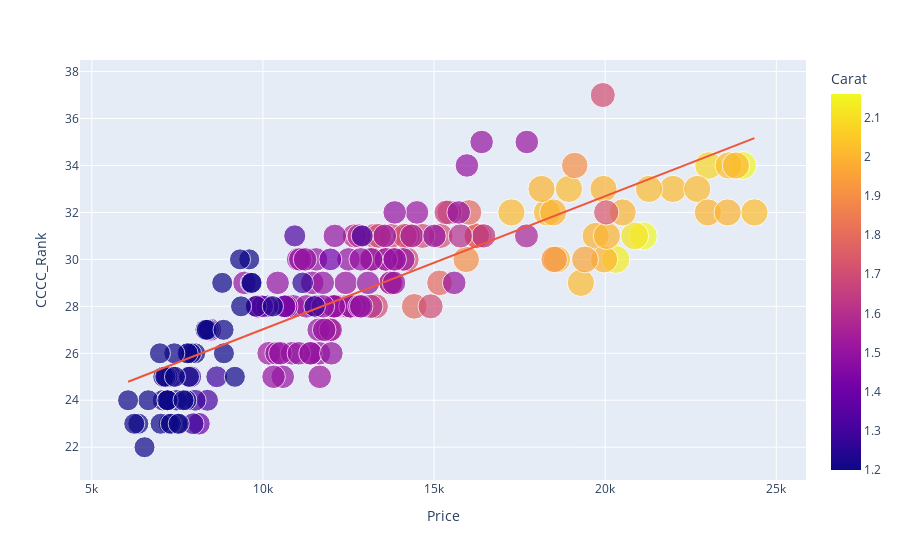
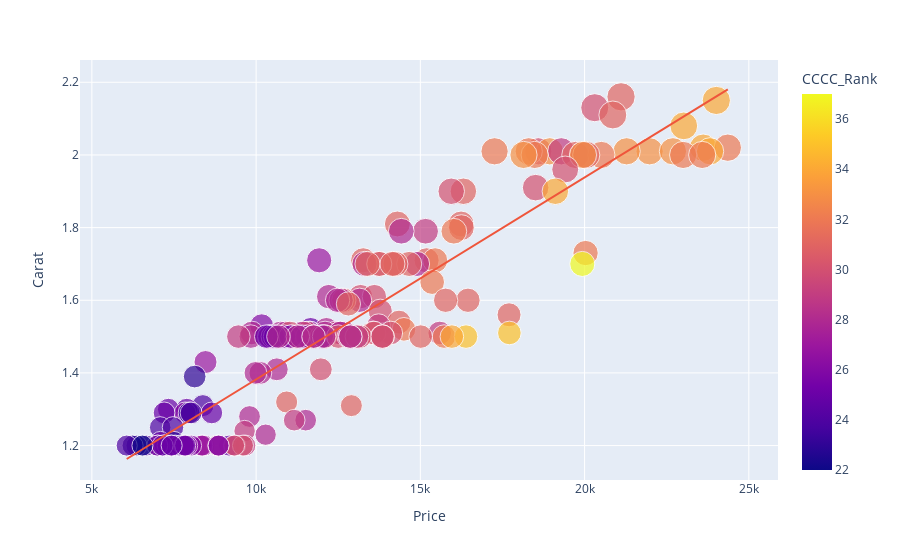

Here is the notebook cell these charts were saved with, in order:
### Code cell
#better diamonds list
import pandas as pd
from bs4 import BeautifulSoup as bs4
import urllib.request
import html5lib
from tabulate import tabulate
import requests
import seaborn as sns
import matplotlib.pyplot as plt
import plotly.express as px
import numpy as np
import statsmodels.api as sm

df2 = pd.read_csv('diamonds_all.csv')

def rank_func(df2):
    if df2['Cut'] == 'Fair':
        return '1'
    elif df2['Cut'] =='Good':
        return '2'
    elif df2['Cut'] =='Very Good':
        return '3'
    elif df2['Cut'] =='Ideal':
        return '4'
    elif df2['Cut'] =='Super Ideal':
        return '5'
    else:
        return '0'

df2['Cut_Rank'] = df2.apply(rank_func, axis=1)

def color_func(df2):
    if df2['Color'] == 'J':
        return '1'
    elif df2['Color'] =='I':
        return '2'
    elif df2['Color'] =='H':
        return '3'
    elif df2['Color'] =='G':
        return '4'
    elif df2['Color'] =='F':
        return '5'
    elif df2['Color'] =='E':
        return '6'
    elif df2['Color'] =='D':
        return '7'
    else:
        return '0'

df2['Color_Rank'] = df2.apply(color_func, axis=1)

def clarity_func(df2):
    if df2['Clarity'] == 'SI2':
        return '1'
    elif df2['Clarity'] =='SI1':
        return '2'
    elif df2['Clarity'] =='VS2':
        return '3'
    elif df2['Clarity'] =='VS1':
        return '4'
    elif df2['Clarity'] =='VVS2':
        return '5'
    elif df2['Clarity'] =='VVS1':
        return '6'
    elif df2['Clarity'] =='IF':
        return '7'
    elif df2['Clarity'] =='FL':
        return '8'
    else:
        return '0'

df2['Clarity_Rank'] = df2.apply(clarity_func, axis=1)

def carat_func(df2):
    if df2['Carat'] >= 1.9:
        return '19'
    elif df2['Carat'] >= 1.8 <= 1.89:
        return '18'
    elif df2['Carat'] >= 1.7 <= 1.87:
        return '17'
    elif df2['Carat'] >= 1.6 <= 1.69:
        return '16'
    elif df2['Carat'] >= 1.5 <= 1.59:
        return '15'
    elif df2['Carat'] >= 1.4 <= 1.49:
        return '14'
    elif df2['Carat'] >= 1.3 <= 1.39:
        return '13'
    elif df2['Carat'] >= 1.2 <= 1.29:
        return '12'
    elif df2['Carat'] >= 1.1 <= 1.19:
        return '11'
    elif df2['Carat'] >= 1.0 <= 1.09:
        return '10'
    else:
        return '0'

df2['Carat_Rank'] = df2.apply(carat_func, axis=1)

df2['Cut_Rank'] = df2.Cut_Rank.astype(float)
df2['Color_Rank'] = df2.Color_Rank.astype(float)
df2['Clarity_Rank'] = df2.Clarity_Rank.astype(float)
df2['Carat_Rank'] = df2.Carat_Rank.astype(float)
df2['Price'] = df2.Price.astype(float)
df2['Carat'] = df2.Carat.astype(float)

df2['CCCC_Rank'] = df2['Cut_Rank'] + df2['Color_Rank'] + df2['Clarity_Rank'] + df2['Carat_Rank']
df2['CCCC_Rank'] = df2.CCCC_Rank.astype(float)
df2 = df2.sort_values(by='CCCC_Rank',ascending=False)
df2.sort_values(by=['CCCC_Rank'],ascending=False)

df2 = df2[(df2['Color_Rank']>=4.0) & (df2['Price']<25000)].sort_values(by='Carat',ascending=False)

fig = px.scatter(df2, x="Price"
                 , y="CCCC_Rank"
                 , color="Carat"
                 , size='Carat'
                 , hover_data=['Price']
                 , trendline="ols")
fig.show()

fig = px.scatter(df2, x="Price"
                 , y="Carat"
                 , color="CCCC_Rank"
                 , size='Carat'
                 , hover_data=['CCCC_Rank']
                 , trendline="ols")
fig.show()

print(df2.dtypes)
df2

### Figure 1 — Plotly figure (JSON) as saved in the notebook; plotly's stock layout.template omitted (floating-point values rounded to 4 significant figures; data arrays with more than 128 entries replaced by an {"elided": "..."} marker saying what was removed)
{"data": [{"customdata": {"elided": "182x1 int values"}, "hovertemplate": "Price=%{customdata[0]}<br>CCCC_Rank=%{y}<br>Carat=%{marker.color}<extra></extra>", "legendgroup": "", "marker": {"color": {"elided": "182 float values"}, "coloraxis": "coloraxis", "size": {"elided": "182 float values"}, "sizemode": "area", "sizeref": 0.0054, "symbol": "circle"}, "mode": "markers", "name": "", "showlegend": false, "type": "scatter", "x": {"elided": "182 int values"}, "xaxis": "x", "y": {"elided": "182 int values"}, "yaxis": "y"}, {"hovertemplate": "<b>OLS trendline</b><br>CCCC_Rank = 0.000567028 * Price + 21.3515<br>R<sup>2</sup>=0.694738<br><br>Price=%{x}<br>CCCC_Rank=%{y} <b>(trend)</b><extra></extra>", "legendgroup": "", "marker": {"symbol": "circle"}, "mode": "lines", "name": "", "showlegend": false, "type": "scatter", "x": {"elided": "182 int values"}, "xaxis": "x", "y": {"elided": "182 float values"}, "yaxis": "y"}], "layout": {"coloraxis": {"colorbar": {"title": {"text": "Carat"}}, "colorscale": [[0, "#0d0887"], [0.1111, "#46039f"], [0.2222, "#7201a8"], [0.3333, "#9c179e"], [0.4444, "#bd3786"], [0.5556, "#d8576b"], [0.6667, "#ed7953"], [0.7778, "#fb9f3a"], [0.8889, "#fdca26"], [1, "#f0f921"]]}, "legend": {"itemsizing": "constant", "tracegroupgap": 0}, "margin": {"t": 60}, "xaxis": {"anchor": "y", "domain": [0, 1], "title": {"text": "Price"}}, "yaxis": {"anchor": "x", "domain": [0, 1], "title": {"text": "CCCC_Rank"}}}}

### Figure 2 — Plotly figure (JSON) as saved in the notebook; plotly's stock layout.template omitted (floating-point values rounded to 4 significant figures; data arrays with more than 128 entries replaced by an {"elided": "..."} marker saying what was removed)
{"data": [{"customdata": {"elided": "182x1 int values"}, "hovertemplate": "Price=%{x}<br>Carat=%{marker.size}<br>CCCC_Rank=%{marker.color}<extra></extra>", "legendgroup": "", "marker": {"color": {"elided": "182 int values"}, "coloraxis": "coloraxis", "size": {"elided": "182 float values"}, "sizemode": "area", "sizeref": 0.0054, "symbol": "circle"}, "mode": "markers", "name": "", "showlegend": false, "type": "scatter", "x": {"elided": "182 int values"}, "xaxis": "x", "y": {"elided": "182 float values"}, "yaxis": "y"}, {"hovertemplate": "<b>OLS trendline</b><br>Carat = 5.55912e-05 * Price + 0.826218<br>R<sup>2</sup>=0.851999<br><br>Price=%{x}<br>Carat=%{y} <b>(trend)</b><extra></extra>", "legendgroup": "", "marker": {"symbol": "circle"}, "mode": "lines", "name": "", "showlegend": false, "type": "scatter", "x": {"elided": "182 int values"}, "xaxis": "x", "y": {"elided": "182 float values"}, "yaxis": "y"}], "layout": {"coloraxis": {"colorbar": {"title": {"text": "CCCC_Rank"}}, "colorscale": [[0, "#0d0887"], [0.1111, "#46039f"], [0.2222, "#7201a8"], [0.3333, "#9c179e"], [0.4444, "#bd3786"], [0.5556, "#d8576b"], [0.6667, "#ed7953"], [0.7778, "#fb9f3a"], [0.8889, "#fdca26"], [1, "#f0f921"]]}, "legend": {"itemsizing": "constant", "tracegroupgap": 0}, "margin": {"t": 60}, "xaxis": {"anchor": "y", "domain": [0, 1], "title": {"text": "Price"}}, "yaxis": {"anchor": "x", "domain": [0, 1], "title": {"text": "Carat"}}}}
